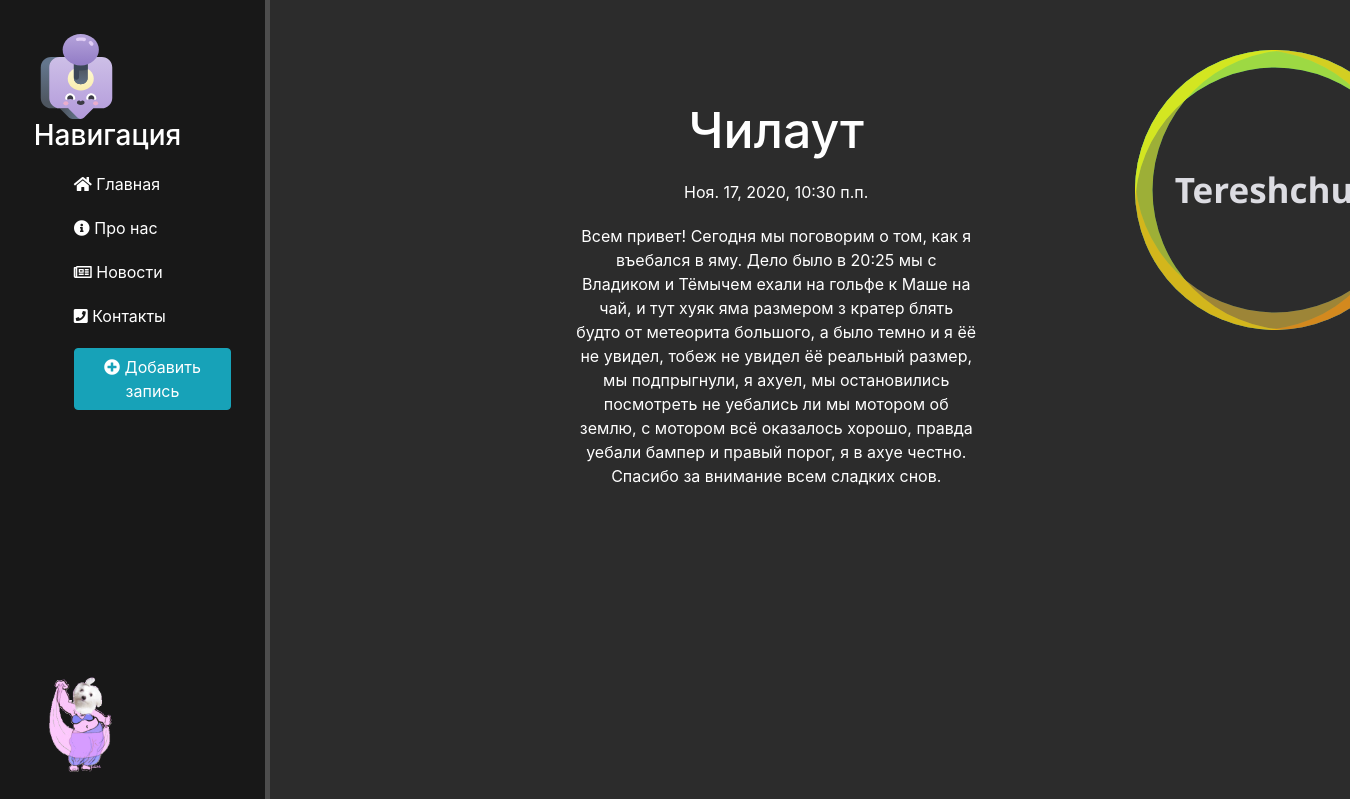
Screenshot of /news/3 with the database file from the repository.
### news/models.py (models this page shows, shortened)
class Articles(models.Model):
    title = models.CharField('Название', max_length=50)
    anons = models.CharField('Анонс', max_length=250)
    full_text = models.TextField('Статья')
    date = models.DateTimeField('Дата публикации')
    class Meta:
        verbose_name = 'Новость'
        verbose_name_plural = 'Новости'

### news/views.py (the view)
# urls.py: path('<int:pk>', views.NewsDetailView.as_view(), name="news_detail")
class NewsDetailView(DetailView):
    model = Articles
    template_name = 'news/details_view.html'
    context_object_name = 'article'

### news/templates/news/details_view.html (shortened to what this page needs)
{% extends 'main/layout.html' %}
{% block content %}
    <div class="features">
        <h1>{{ article.title }}</h1>
        <p>{{ article.date }}</p>
        <p>{{ article.full_text }}</p>
    </div>
{% endblock %}

### main/static/main/css/main.css (style rules this page uses)
body { background : #2c2c2c; }
main .features { float: left; color: #fff; margin-top: 100px; text-align: center; width: 75%; }
main .features h1 { font-size: 50px; }
main .features p { max-width: 400px; margin: 20px auto }
html, body { height: 100%; }
body { overflow: hidden; }

### rows the page displays
Articles: title "Чилаут", date "Ноя. 17, 2020, 10:30 п.п.", full_text "Всем привет! Сегодня мы поговорим о том, как я въебался в яму. Дело было в 20:25 мы с Владиком и Тёмычем ехали на гольфе к Маше на чай, и тут хуяк яма размером з кратер блять будто от метеорита большого, а было темно и я ёё не увидел, тобеж не увидел ёё реальный размер, мы подпрыгнули, я ахуел, мы остановились посмотреть не уебались ли мы мотором об землю, с мотором всё оказалось хорошо, правда уебали бампер и правый порог, я в ахуе честно. Спасибо за внимание всем сладких снов."
